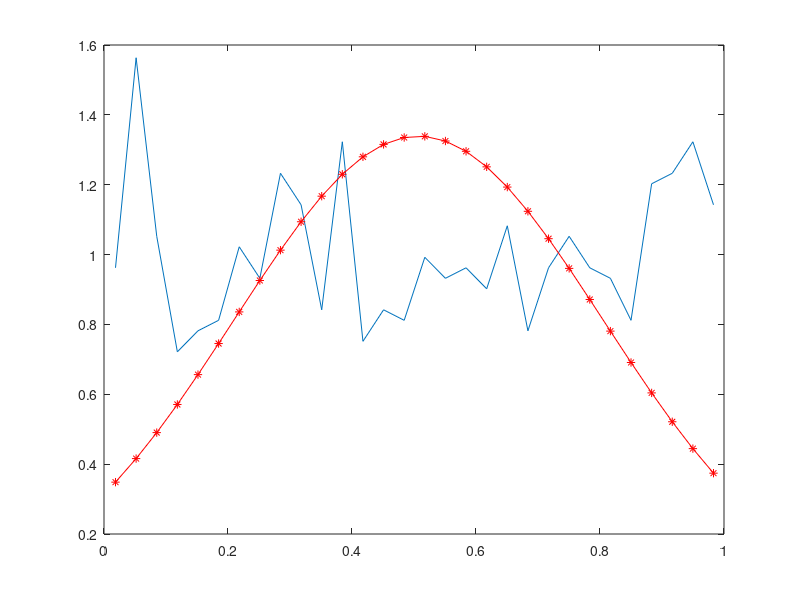
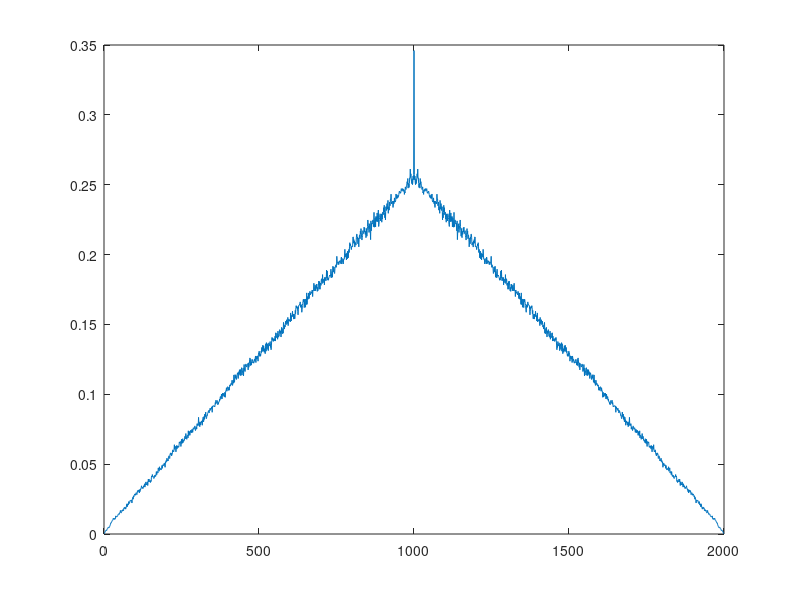
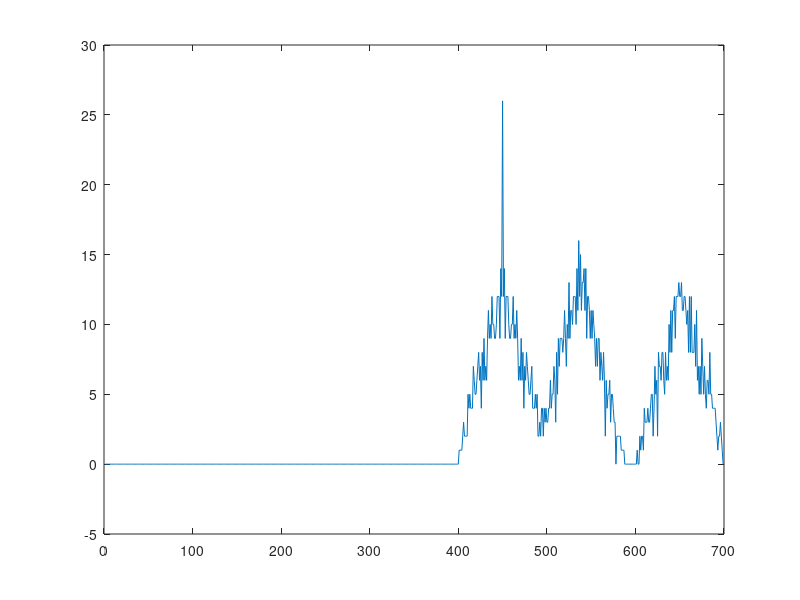
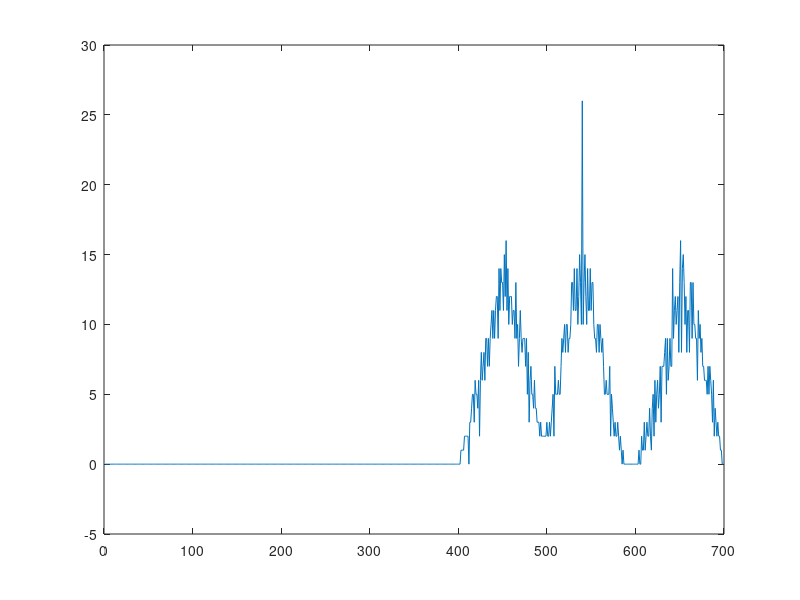

MATLAB code to generate these figures, in order:
function randomSignal()


N=1000;
% an observation of the (gaussian if randn) random process
%x = randn(1,N);
x = rand(1,N);

% distribution
[h, xh] = hist(x,30);
dh = xh(2)-xh(1);
h = h/(sum(h)*dh);
figure(1), plot(xh,h);
%axis([0 1 0 500]); % for rand

% correlation
xx = xcorr(x, 'biased');
figure(2), plot(xx);


% gaussian model (randn)
% g(x) = 1/std/sqrt(2pi)*exp(-x^2/2/std^2)
m = mean(x);
std = sqrt(var(x));
figure(1), hold on 
plot(xh, g(xh, m, std), 'r*-');
hold off

% localisation -> synchronization
s1=round(rand(1,50));
s2=round(rand(1,50));
s3=round(rand(1,50)); 
s(101:150)=s1;
s(191:240)=s2;
s(301:350)=s3;
%sum(s1)
xc1=xcorr(s,s1); 
figure(3), plot(xc1);
xc2=xcorr(s,s2); 
figure(4), plot(xc2);
xc3=xcorr(s,s3); 
figure(5), plot(xc3);
% %xc=xcorr([s1 s1 s1], s1, 'none');
% xc=xcorr(s1, s1, 'none'); % biased ou coeff ou none
% figure(3), plot(xc);
% %xc=xcorr([s1 s1 s1],s2, 'none');
% xc=xcorr(s1,s2, 'biased');
% figure(4), plot(xc);


% observation-detection of the impulse response
% input signal : x (random signal)
% system : h
h=[18 8 5 2 1];
% output : y
y = conv(x, h, 'same');
xyc = xcorr(x,y, 'biased');
figure(6), plot(xyc, '*-');



% distribution and power spectral density
v= rand(1,N);
% distribution
[h, xv] = hist(v,30);
dv = xv(2)-xv(1);
h = h/(sum(h)*dv);
figure(7), plot(xv,h);

% power spectral density
fv = fftshift(fft(v));
dv = fv.*conj(fv)/length(fv);

fx = fftshift(fft(x));
dx = fx.*conj(fx)/length(fx);

figure(8), plot(dv); % not a white noise !
figure(9), plot(dx);














end % function randomSignal


%  normale law
function y= g(x, m, std)
    y = 1/std/sqrt(2*pi)*exp(-(x-m).^2/2/std^2);
end % function 





























